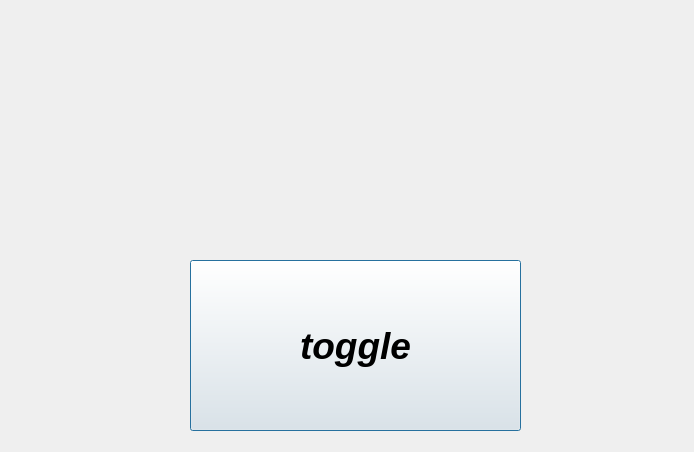
<?xml version="1.0" encoding="UTF-8"?>
<ui version="4.0">
 <class>Dialog</class>
 <widget class="QDialog" name="Dialog">
  <property name="geometry">
   <rect>
    <x>0</x>
    <y>0</y>
    <width>694</width>
    <height>452</height>
   </rect>
  </property>
  <property name="windowTitle">
   <string>Dialog</string>
  </property>
  <widget class="QPushButton" name="btn1">
   <property name="geometry">
    <rect>
     <x>190</x>
     <y>260</y>
     <width>331</width>
     <height>171</height>
    </rect>
   </property>
   <property name="font">
    <font>
     <pointsize>28</pointsize>
     <weight>75</weight>
     <italic>true</italic>
     <bold>true</bold>
    </font>
   </property>
   <property name="text">
    <string>toggle</string>
   </property>
  </widget>
  <widget class="QLabel" name="status">
   <property name="geometry">
    <rect>
     <x>120</x>
     <y>100</y>
     <width>491</width>
     <height>81</height>
    </rect>
   </property>
   <property name="font">
    <font>
     <pointsize>48</pointsize>
     <weight>75</weight>
     <italic>true</italic>
     <bold>true</bold>
    </font>
   </property>
   <property name="text">
    <string> </string>
   </property>
  </widget>
 </widget>
 <resources/>
 <connections/>
</ui>
